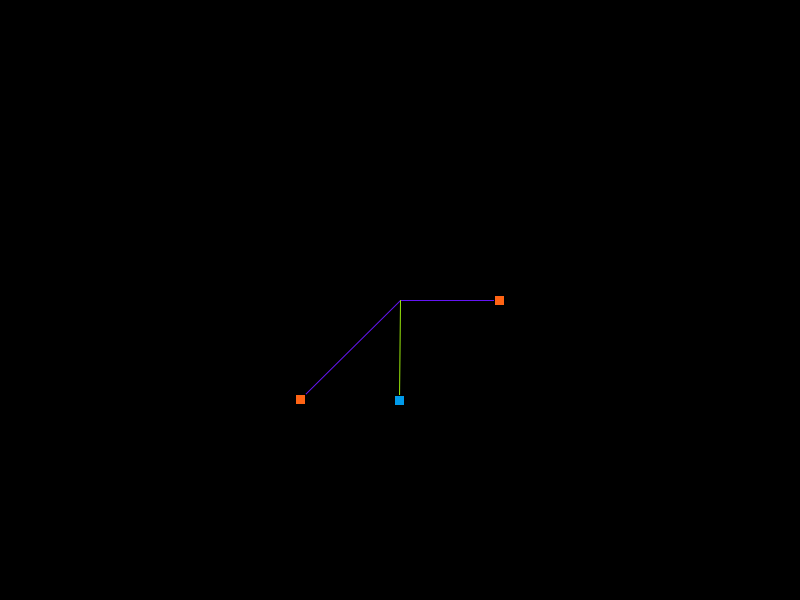
Frame 1 (no input)
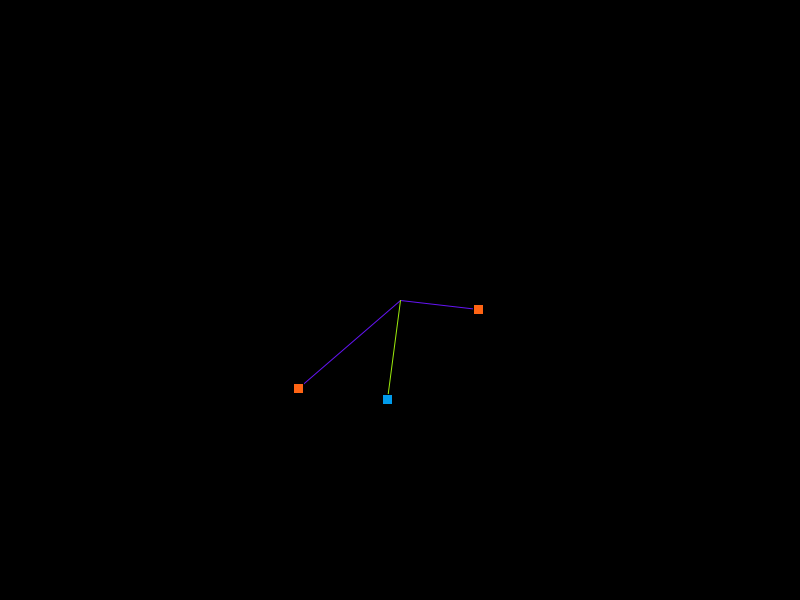
Frame 60 (the mouse pressed at the canvas centre just before this capture)
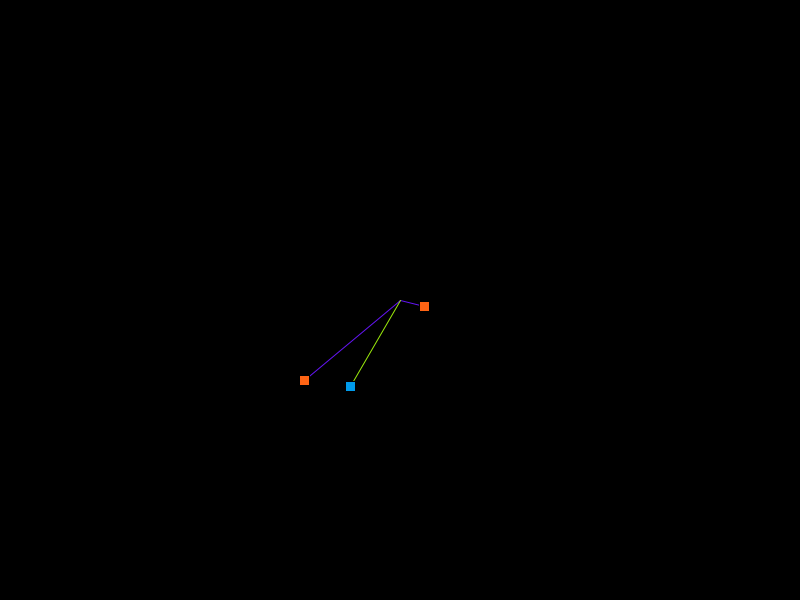
Frame 120 (the mouse held since frame 60 and released just before this capture)

The Processing sketch that drew these frames (run headless with seeded random() and noise(); from frame 60 on, the mouse is pressed at the canvas centre):

// Processing sketch: processing_149934
// ── processing_149934.pde

/*
    This program is free software: you can redistribute it and/or modify
 it under the terms of the GNU General Public License as published by
 the Free Software Foundation, either version 3 of the License, or
 (at your option) any later version.
 
 This program is distributed in the hope that it will be useful,
 but WITHOUT ANY WARRANTY; without even the implied warranty of
 MERCHANTABILITY or FITNESS FOR A PARTICULAR PURPOSE.  See the
 GNU General Public License for more details.
 
 You should have received a copy of the GNU General Public License
 along with this program.  If not, see <http://www.gnu.org/licenses/>.*/

int nSteps = 1000;
ArrayList harmonicList = new ArrayList<Harmonic>();

void setup()
{
 size(800, 600); 
 Spring s = new Spring( width/2, height/2, width/2+100, height/2, 0.0001, 10^50);
 Spring s1 = new Spring( width/2, height/2, width/2-100, height/2+100, 0.0001, 10^50);
 harmonicList.add(s);
 harmonicList.add(s1);

 HardPendulum h = new HardPendulum(width/2, height/2, width/2, height/2+100, 10^50);
 harmonicList.add(h);
 rectMode(CENTER);
}

void draw()
{
  background(0);
  moveAllHarmonics();
  drawAllHarmonics();
}

PVector hat( PVector input )
{
 PVector returnMe = input.get();
 returnMe.mult(1/returnMe.mag());
 return returnMe; 
}

PVector getGravitationalField( PVector pos )
{
 int numItems = harmonicList.size();
 PVector field = new PVector(0,0);
 float mass;
 PVector otherPos, r, rhat;
 for( int i = 0; i < numItems; i ++ )
 {
   mass = ((Harmonic)harmonicList.get(i)).mass;
   otherPos = ((Harmonic)harmonicList.get(i)).pos;
   r = otherPos.get();
   r.sub(pos);
   /*If this is an object that's REALLY close skip it so we don't have integration problems*/
   if( r.mag() < 5 )
     continue;
     
   rhat = hat(r);
   rhat.mult(-mass / (r.mag()*r.mag()));
   field.sub( rhat );
 } 
 
 return field;
}

class Harmonic
{
  PVector pos, vel, accel;
  float mass;  
  boolean isClicked; //lets you move the bob
  public void move()
  {
  }
  public void drawSelf()
  {
  }
}

class HardPendulum extends Harmonic
{
 PVector pivot;
 float cordLen; //This is the distance the pendulum is restricted to being from the pivot 
 boolean pivotClicked;
 float theta; //Angle made with the vertical.
 float theta_dot; //rate of change of theta
 
 HardPendulum( float pivotX, float pivotY, float x, float y, float mass )
 {
  pivot = new PVector(pivotX, pivotY);
  pos = new PVector(x ,y);
  this.mass = mass;
  vel = new PVector(0,0);
  accel = new PVector(0,0); 
  cordLen = dist( pivotX, pivotY, x, y );
  
  theta_dot = 0.0;
  /* Figure out theta now*/
  if(pos.y < pivot.y)
    theta = atan((pos.x-pivot.x)/(pos.y-pivot.y));
  else if(pivot.x < pos.x)
    theta = PI/2 + atan((pivot.y-pos.y)/(pos.x-pivot.x));
  else
    theta = -PI/2 - atan((pivot.y-pos.y)/(pivot.x-pos.x));
 }
 
 void move()
 {
   float theta_dot_dot; //Angular accelleration
   float down;
   accel.set(getGravitationalField(pos));
   /*calculate where "down" is*/
   down = theta - atan2(accel.y, accel.x);
   
   theta_dot_dot = -1*accel.mag()/cordLen*sin(down);
   theta_dot = theta_dot + theta_dot_dot;
   theta = theta + theta_dot;
   pos.set( pivot.x + cordLen*sin(theta), pivot.y + cordLen*cos(theta));
 }
 
 void drawSelf()
 {
   stroke(155,235,11);
   line(pos.x, pos.y, pivot.x, pivot.y);
   fill(0, 155, 235);
   stroke(0);
   rect(pos.x, pos.y, 10, 10);
 }
}

class SoftPendulum extends Harmonic
{
 PVector pivot;
 float cordLen; //This is the distance the pendulum is restricted to being from the pivot 
 boolean pivotClicked;
 
 SoftPendulum( float pivotX, float pivotY, float x, float y, float mass )
 {
  pivot = new PVector(pivotX, pivotY);
  pos = new PVector(x ,y);
  this.mass = mass;
  vel = new PVector(0,0);
  accel = new PVector(0,0); 
  cordLen = dist( pivotX, pivotY, x, y );
 }
 
 void move()
 {
   accel.set(getGravitationalField(pos));
   float gravDotNorm;
   float radialVel;
   PVector PVectorNorm = pos.get();
   PVectorNorm.sub(pivot);
   PVectorNorm.rotate(PI/2);
   //print(PVectorNorm.y+"\n");
   /*
   PVectorNorm = hat( PVectorNorm );
 //  print(PVectorNorm.x+"\n");
   gravDotNorm = PVectorNorm.dot(gravField);
  // print(gravField.x+"\n");
   PVectorNorm.mult(gravDotNorm);
  // print(PVectorNorm.x+"\n");
   accel.set(PVectorNorm);
   accel.mult(10000);*/
   if( dist(pos.x, pos.y, pivot.x, pivot.y) > cordLen )
   { 
    /* Find the unit normal vector pointing 90 degrees out from the pivot->bob vector*/
    PVectorNorm = hat( PVectorNorm );
    PVectorNorm.rotate(PI/2);
    /* Find the velocity in this vector*/
    radialVel = vel.dot(PVectorNorm);
    
    /*Rotate this vector back*/
    PVectorNorm.rotate(PI/2);
    PVectorNorm.mult(pow(radialVel,2)/cordLen); 
  
    accel.add( PVectorNorm );
   
    vel.add(accel.x/nSteps, accel.y/nSteps, 0);
    pos.add(vel.x/nSteps, vel.y/nSteps, 0);
   } 
 }
 void drawSelf()
 {
   stroke(155,235,11);
   line(pos.x, pos.y, pivot.x, pivot.y);
   fill(0, 155, 235);
   stroke(0);
   rect(pos.x, pos.y, 10, 10);
 }
}

class Spring extends Harmonic
{
 float constant, amp;
 PVector equi;
 boolean equiClicked; // lets you move both the equilibrium
  
 Spring( float equiX, float equiY, float x, float y, float constant, float mass)
 {
   pos = new PVector(x,y);
   equi = new PVector(equiX, equiY);
   vel = new PVector(0,0);
   accel = new PVector(0,0);  
   this.constant = constant;
   this.mass = mass;
   isClicked = false;
   equiClicked = false;
 }
 
 public void move()
 {
   PVector distanceVec;
   for( int i = 0; i < nSteps; i ++ )
   {
      accel.set(0,0);
      /*Get spring acceleration, distance vector from the equi to the bob times -k*/
     distanceVec = pos.get();
      distanceVec.sub(equi);
      distanceVec.mult(-constant*distanceVec.mag());
      accel = distanceVec.get();
      
      /*Get gravitational acceleration*/
      accel.add(getGravitationalField(pos));
    //  print(getGravitationalField(pos).x+"\n");
      vel.add(accel.x/nSteps, accel.y/nSteps, 0);
      pos.add(vel.x/nSteps, vel.y/nSteps, 0); 
   }
 }

  void drawSelf()
 {
   stroke(100,20,244);
   line(pos.x, pos.y, equi.x, equi.y);
   fill(255, 100, 20);
   stroke(0);
   rect(pos.x, pos.y, 10, 10);
 }
}

 void moveAllHarmonics()
 {
  int s = harmonicList.size();
  for( int i = 0; i < s; i ++ )
  {
   ((Harmonic)(harmonicList.get(i))).move();
  } 
 }
 
 void drawAllHarmonics()
 {
  int s = harmonicList.size();
  for( int i = 0; i < s; i ++ )
  {
    ((Harmonic)(harmonicList.get(i))).drawSelf();
  } 
 }
